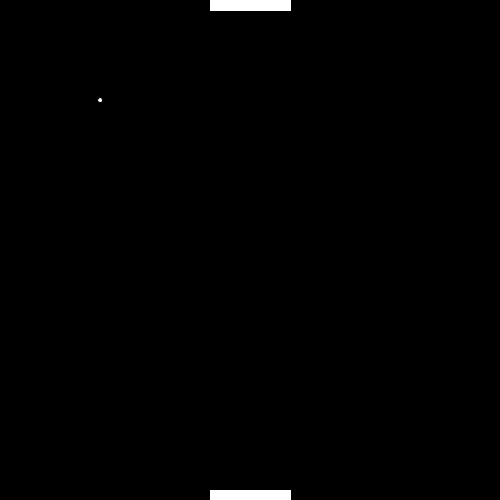
Frame 1 (no input)
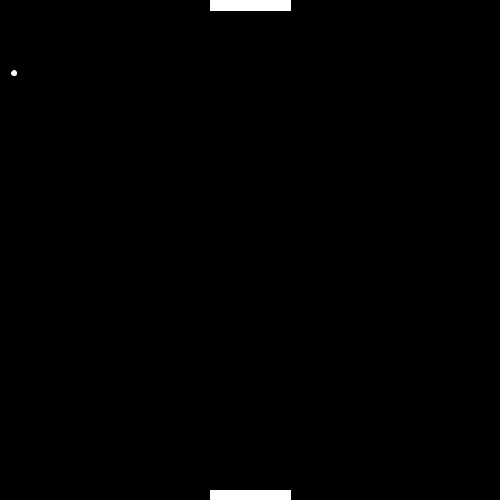
Frame 60 (the mouse pressed at the canvas centre just before this capture)
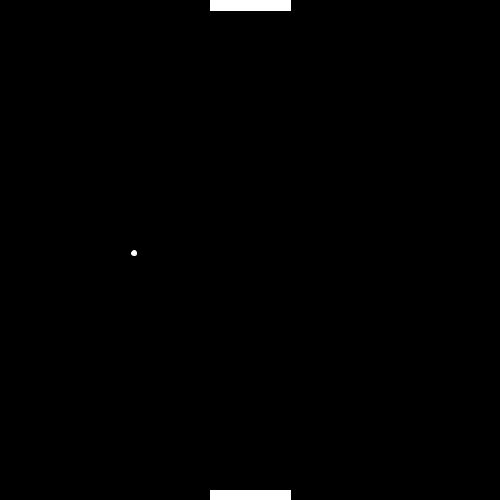
Frame 120 (the mouse held since frame 60 and released just before this capture)

The Processing sketch that drew these frames (run headless with seeded random() and noise(); from frame 60 on, the mouse is pressed at the canvas centre):

// Processing sketch: processing_106066
// ── processing_106066.pde

//Thibault Bougeois
//Ecran d'accueil
//5-8-2013

void setup () {
  size(500, 500);
  frameRate(60);
  background (0);
}

int dx = 2; // parametre de la balle
int dy = 3; // parametre de la balle

int x = 100; // abscice de la balle
int y = 100; // ordonnee de la balle

int a = 250; // abscice de la palette du haut
int b = 250; // abscice de la palette du bas

int vieHaut = 3; // nombre de vie de la palette du haut
int vieBas = 3; // nombre de vie de la palette du bas


void draw () {
  background (0);
  fill (255);

  // Balle
  ellipse (x, y, 5, 5);



  //Faire rebondir la balle 
  x -= dx;
  y -= dy;
  if (x<0 || x>500) {
    dx = -dx;
  }
  if (y <0 || y>500) {
    dy=-dy;
  }

  if (x >= a - 40 && x <= a + 40 && y <= 10) {
    dy=-dy;
  }
  if (x >= b - 40 && x <= b + 40 && y >= 490) {
    dy=-dy;
  }





  // Construction des palettes
  stroke (255);
  rect (a-40, 0, 80, 10);
  rect (b-40, 490, 80, 10);



  // Faire perdre des vies
  if (y <= 0) {
    background (255, 0, 0);
    vieHaut -= 1;
  } else if (y>500) {
    background (255, 0, 0);
    vieBas -= 1;
  }


  // Declarer le vainqueur
  if (vieBas == 0) {
      background (0);
    while (true) {
      
      text ( " Winner is the top player", 240, 250);
    }
  } else if  (vieHaut == 0) {
    while (true) {
      text (" Winner is the bottom player", 240, 250);
    }
  }

  // Faire bouger les palettes
  if (key == 'a') {
    b -= 4;
  } else if (key == 'd') {
    b +=4;
  }

  if (keyCode == LEFT) {
    a -= 4;
  } else if (keyCode == RIGHT) {
    a +=4;
  }


  // Remettre les palettes lorsqu'elles sortent de l'ecran
  if (a < 40) {
    a = 40;
  } else if (a> 460) {
    a = 460;
  }
  if (b < 40) {
    b = 40;
  } else if (b> 460) {
    b = 460;
  }
}
